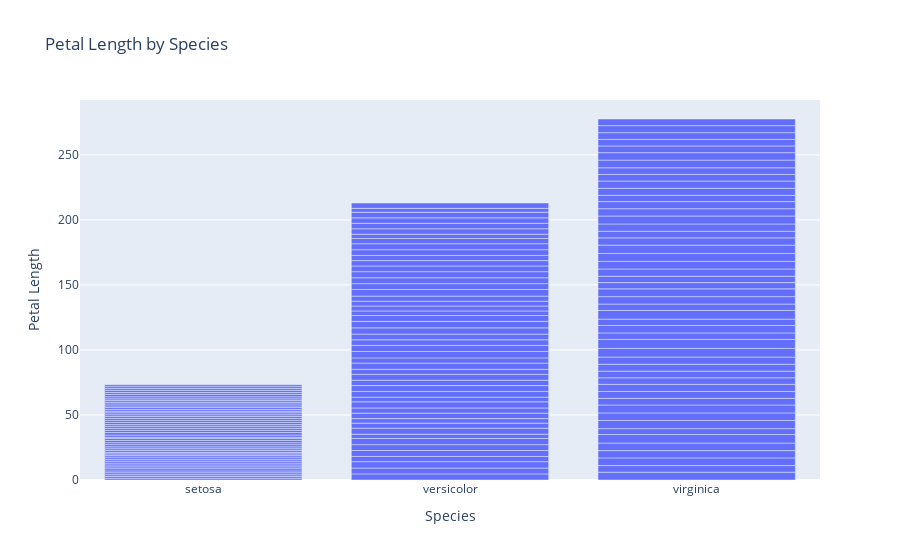

The notebook cell saved with this chart:
### Code cell
px.bar(df, x="species", y="petal_length", title="Petal Length by Species",
             labels={'species': 'Species', 'petal_length': 'Petal Length'})

### Figure 1 — Plotly figure (JSON) as saved in the notebook; plotly's stock layout.template omitted (floating-point values rounded to 4 significant figures; data arrays with more than 128 entries replaced by an {"elided": "..."} marker saying what was removed)
{"data": [{"alignmentgroup": "True", "hovertemplate": "Species=%{x}<br>Petal Length=%{y}<extra></extra>", "legendgroup": "", "marker": {"color": "#636efa", "pattern": {"shape": ""}}, "name": "", "offsetgroup": "", "orientation": "v", "showlegend": false, "textposition": "auto", "type": "bar", "x": {"elided": "150 str values"}, "xaxis": "x", "y": {"elided": "150 float values"}, "yaxis": "y"}], "layout": {"autosize": true, "barmode": "relative", "legend": {"tracegroupgap": 0}, "title": {"text": "Petal Length by Species"}, "xaxis": {"anchor": "y", "autorange": true, "domain": [0, 1], "range": [-0.5, 2.5], "title": {"text": "Species"}, "type": "category"}, "yaxis": {"anchor": "x", "autorange": true, "domain": [0, 1], "range": [0, 292.2], "title": {"text": "Petal Length"}, "type": "linear"}}}
